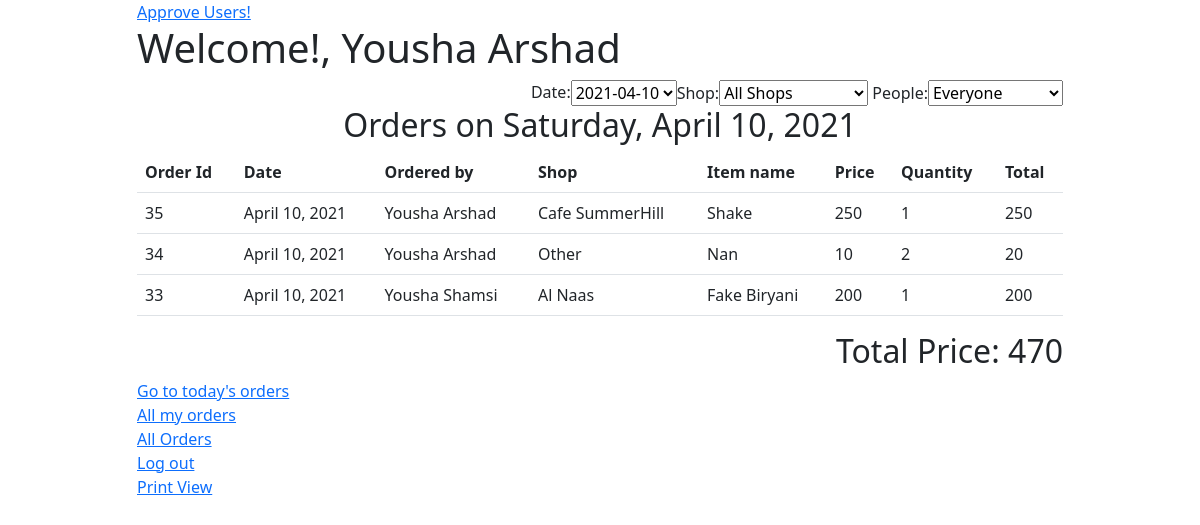
The app's page /khana/9 (signed in) with its own data.
### khana/models.py (models this page shows, shortened)
class Date(models.Model):
    date = models.DateField()

class Order(models.Model):
    quantity = models.IntegerField()
    date_id = models.ForeignKey(Date, on_delete=models.CASCADE, related_name="dates")
    user_id = models.ForeignKey(User, on_delete=models.CASCADE, related_name="users")
    item_id = models.ForeignKey(FoodItem, on_delete=models.DO_NOTHING, related_name="foods")

class FoodItem(models.Model):
    name = models.CharField(max_length=64)
    price = models.IntegerField()
    shop = models.ForeignKey(Shop, on_delete=models.CASCADE, related_name="shops")

class Shop(models.Model):
    name = models.CharField(max_length=64)
    def __str__(self):
        return f'{self.name}'

### khana/views.py (the view, shortened to what this page needs)
# urls.py: path('', khana.views.index),
def index(request, date_id=None):
    if not request.user.is_authenticated:
        return HttpResponseRedirect(reverse('login'))
    if date_id:
        today = datetime.datetime.now().date()
        if Date.objects.filter(date=today).exists():
            date_object = Date.objects.get(date=today)
        else:
            date_object = Date(date=today)
            date_object.save()
        today_id = date_object.id
        if Date.objects.filter(pk=date_id).exists():
            date_object = Date.objects.get(pk=date_id)
            is_today = today == date_object.date
        else:
            return HttpResponseRedirect(reverse('table', args=[date_object.id]))
        date_form = SelectDateForm(default_date=date_object.date)
        all_orders = False
        dates_orders = Order.objects.filter(date_id=date_object)
        date = date_object.date
    people_disabled = False
    if not request.user.is_staff:
        dates_orders = dates_orders.filter(user_id=request.user)
        people_disabled = True
    dates_items = dates_orders.values_list('item_id_id', flat=True).distinct()
    dates_shops = FoodItem.objects.all().filter(id__in=dates_items).values_list('shop_id', flat=True).distinct()
    shops = Shop.objects.filter(pk__in=dates_shops)
    dates_people = dates_orders.values_list('user_id_id', flat=True).distinct()
    peoples = User.objects.filter(pk__in=dates_people)
    sum_price = sum(o.item_id.price*o.quantity for o in dates_orders)
    return render(request, 'khana/index.html', {
        'today_id': today_id,
        'date': date,
        'orders': dates_orders.order_by('-pk'),
        'sum': sum_price,
        'date_form': date_form,
        'is_today': is_today,
        'all_orders': all_orders,
        'filter_form': FilterShopAndPersonForm(shops=shops, peoples=peoples, people_disabled=people_disabled),
    })

### khana/views.py
class SelectDateForm(forms.Form):
    def __init__(self, *args, default_date=None, **kwargs):
        super(SelectDateForm, self).__init__(*args, **kwargs)
        if default_date:
            print(default_date)
            all_dates = Date.objects.exclude(date=default_date).order_by('-date')
            initial_date = Date.objects.get(date=default_date)
            CHOICES_DATE = [(initial_date.id, f'{initial_date.date}')]
            OTHER_DATE = [(date.id, f'{date.date}') for date in all_dates]
            CHOICES_DATE += OTHER_DATE
            CHOICES_DATE += [(0, 'All Dates')]
            CHOICES_DATE = tuple(CHOICES_DATE)
        else:
            all_dates = Date.objects.all().order_by('-date')
            CHOICES_DATE = [(0, 'All Dates')]
            OTHER_DATE = [(date.id, f'{date.date}') for date in all_dates]
            CHOICES_DATE += OTHER_DATE
            CHOICES_DATE = tuple(CHOICES_DATE)
        self.fields['id'] = forms.ChoiceField(choices=CHOICES_DATE, label='Date')
        self.fields['id'].widget.attrs.update({'id': 'date_selector', 'onchange': 'myDateFunction()'})

### khana/templatetags/khana_square.py (called while the page is built)
def date_to_day(value):
    return value.strftime("%A")

def multiply(value, number):
    return value*number

### khana/templates/khana/index.html (shortened to what this page needs)
{% extends "khana/layout.html" %}
{% load khana_square %}
{% block body %}
    {% if request.user.is_superuser %}
    <a href="{% url 'approve' %}">Approve Users!</a>
    {% endif %}
    <h1>Welcome!, {{ request.user.first_name }} {{ request.user.last_name }}</h1>
    <div class="d-flex justify-content-end">
        {{ date_form }}
    <form id="filter_form" action="{% url 'filtered_index' %}" method="post">
        {{ filter_form }}
    </form>
    </div>
    {% if orders %}
    {% if not all_orders %}
        {% if is_today %}
            <h2 class="text-center">Today's Orders- {{ date|date_to_day }}, {{ date }}</h2>
        {% else %}
            <h2 class="text-center">Orders on {{ date|date_to_day }}, {{ date }} </h2>
        {% endif %}
    {% else %}
        <h2 class="text-center">All Orders</h2>
    {% endif %}
    <table class="table" id="orders_table">
        <tr>
            <th>Order Id</th>
            <th>Date</th>
            <th>Ordered by</th>
            <th>Shop</th>
            <th>Item name</th>
            <th>Price</th>
            <th>Quantity</th>
            <th>Total</th>
        </tr>
            {% for order in orders %}
            <tr>
                <td>{{ order.id }}</td>
                <td>{{ order.date_id.date }}</td>
                <td>{{ order.user_id.first_name }} {{ order.user_id.last_name }}</td>
                <td>{{ order.item_id.shop }}</td>
                <td>{{ order.item_id.name }}</td>
                <td>{{ order.item_id.price }}</td>
                <td>{{ order.quantity }}</td>
                <td>{{ order.item_id.price|multiply:order.quantity }}</td>
            </tr>
            {% endfor %}
    </table>
    <h2 style="text-align: right">Total Price: {{ sum }}</h2>
    {% else %}
    <h4>No Orders</h4>
    {% endif %}
    {% if not is_today %}
        <a href="{% url 'index' %}{{ today_id }}">Go to today's orders</a>
    {% endif %}
    {% if request.user.is_staff %}
    <br>
    <a href="{% url 'all_my_orders' %}">All my orders</a>
    {% endif %}
    <br>
    {% if not all_orders %}
    <a href="{% url 'index' %}">All Orders</a>
    <br>
    {% endif %}
    <a href="{% url 'logout' %}">Log out</a>
    {% if request.user.is_staff %}
    <div>
    <a href="{% url 'print_orders' %}">Print View</a>
    </div>
    {% endif %}
{% endblock %}

### records on screen
Date: date "Saturday", date "April 10, 2021"
Order: id "35", date_id "April 10, 2021", user_id.first_name "Yousha", user_id.last_name "Arshad", item_id.shop "Cafe SummerHill", item_id.name "Shake", item_id.price "250", quantity "1", item_id.price|multiply "250"
Order: id "34", date_id "April 10, 2021", user_id.first_name "Yousha", user_id.last_name "Arshad", item_id.shop "Other", item_id.name "Nan", item_id.price "10", quantity "2", item_id.price|multiply "20"
Order: id "33", date_id "April 10, 2021", user_id.first_name "Yousha", user_id.last_name "Shamsi", item_id.shop "Al Naas", item_id.name "Fake Biryani", item_id.price "200", quantity "1", item_id.price|multiply "200"

### other values on screen
{{ request.user.first_name }} "Yousha"
{{ request.user.last_name }} "Arshad"
{{ sum }} "470"
